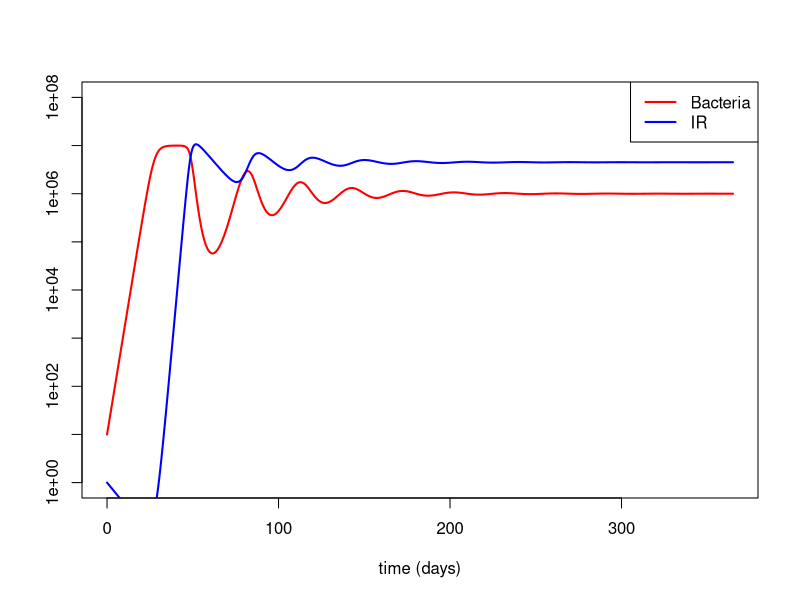
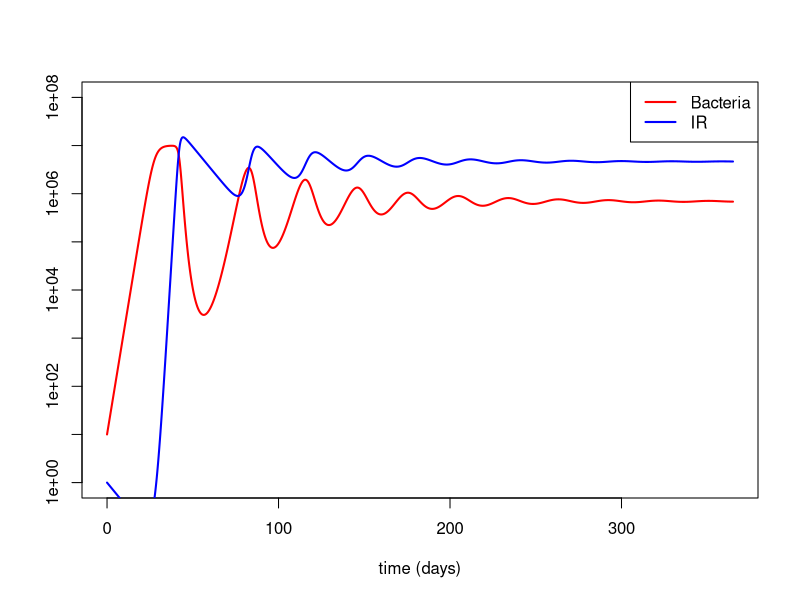
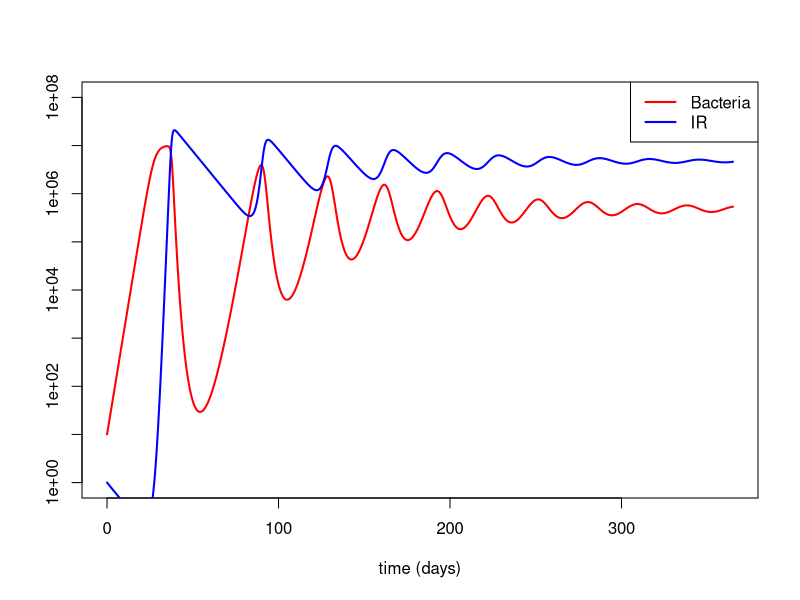
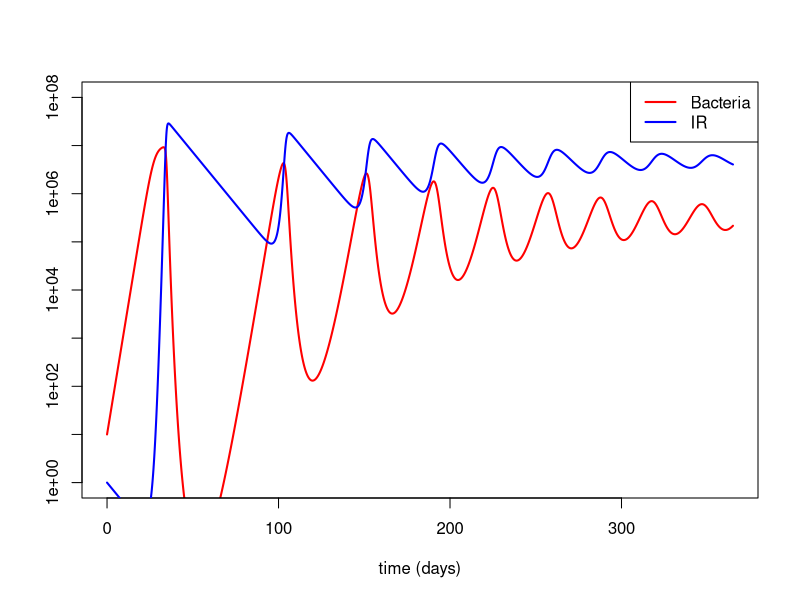
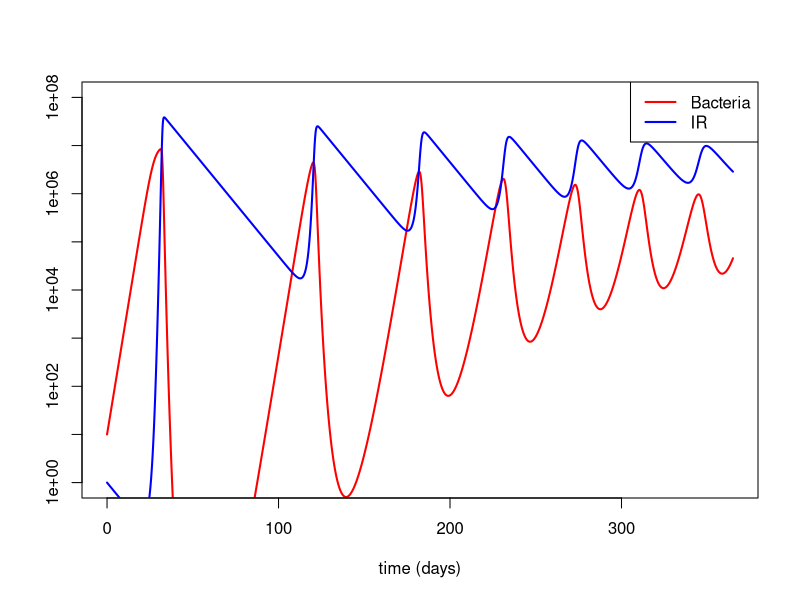
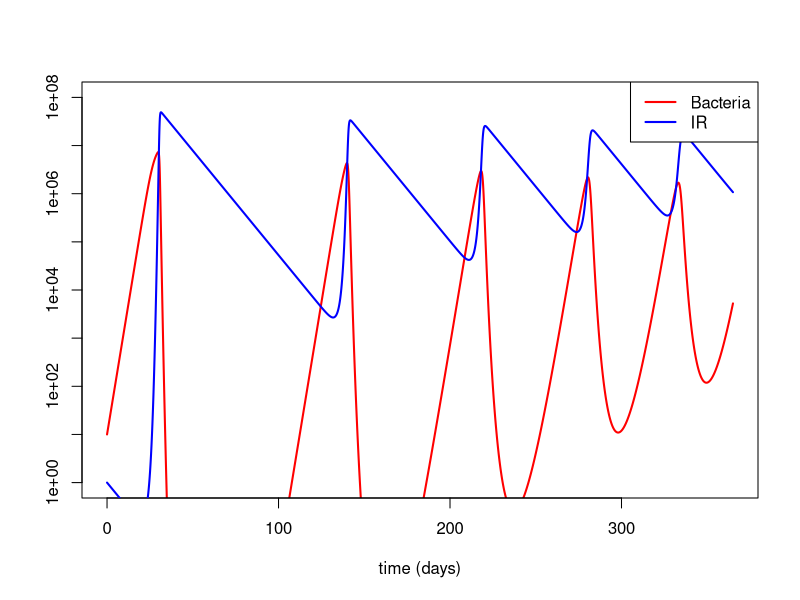
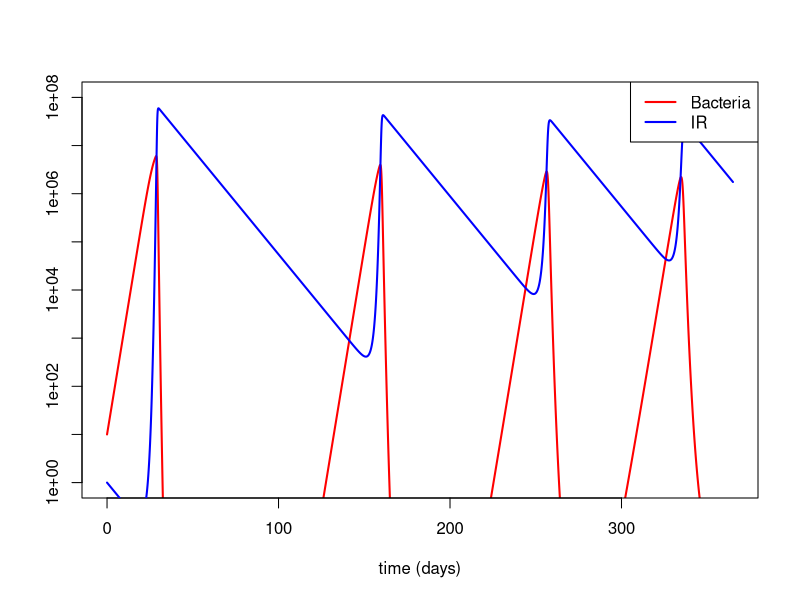
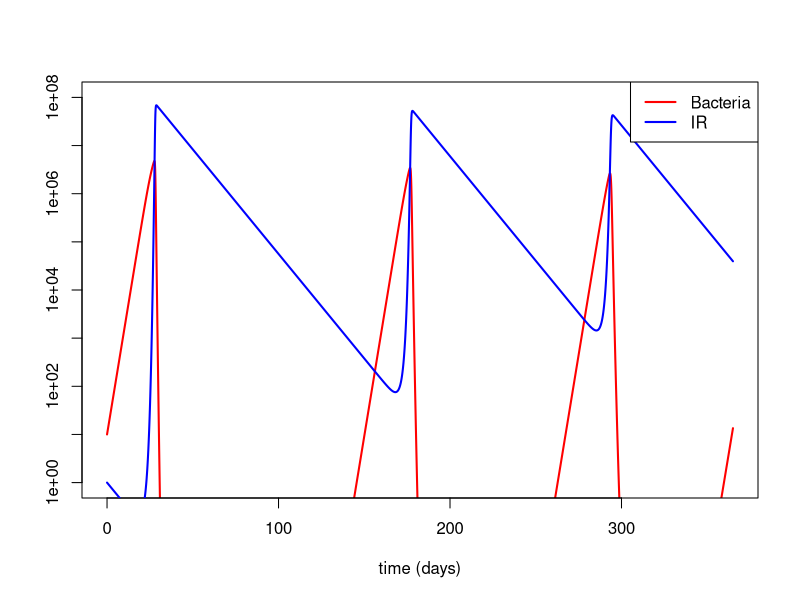

Write R code to recreate these figures, in order. (Note: this script raises an error after producing the figures.)
############################################################
#a simple model for a bacteria infection, used to illustrate model analysis
##written by Andreas Handel, ahandel@uga.edu, last change 9/18/17
############################################################
rm(list=ls()) #this clears the workspace to make sure no leftover variables are floating around. Not strictly needed
graphics.off(); #close all graphics windows 
library(deSolve)  #loads ODE solver package

#functions come first, main program below

###################################################################
#function that specificies the ode model called by lsoda (the ode solver) 
###################################################################
odeequations=function(t,y,parameters) 
{ 
  	B=y[1]; X=y[2]; #bacteria and immune response
    g=parameters[1]; Bmax=parameters[2]; k=parameters[3]; r=parameters[4]; d=parameters[5]; 
    
	  #these are the differential equations
		dBdt=g*B*(1-B/Bmax)-k*B*X;
		dXdt=r*B*X-d*X;
 
		return(list(c(dBdt,dXdt))); 

} #end function specifying the ODEs

###################################################################
#main program
###################################################################
                
B0=10; #initial number of bacteria 
X0=1; #initial level of immune response
Y0=c(B0, X0);  #combine initial conditions into a vector 
tmax=365;  #number of days
timevec=seq(0,tmax,0.05); #vector of times for which integration is evaluated 
	
#values for fixed model parameters, units are 1/days
k=1e-7; #kill rate
Bmax=1e7;  #bacteria carrying capacity
d=0.1;  #immune response death rate
g=0.5; #bacteria growth rate

samplemax=20; #number of samples/values for parameter r
rvec=10^seq(-7,-4,length=samplemax) #create values for r spaced logarithmically between 10E-7 and 10E-4

ploton=1; #set this to 1 if you want to see the time-series for every parameter sample. Leave it at zero to make the code run faster.
 
#####################

Bpeak=rep(0,samplemax); #initialize vector that will contain the solution
	
#this is the loop over samplemax samples for the parameter values
for (nsample in 1:samplemax)
{
	    print(sprintf('Starting Simulation %d of %d',nsample,samplemax));
	   
      #values for sampled parameters 
      r=rvec[nsample];
	  
      parameters=c(g,Bmax,k,r,d); #vector of parameters which is sent to the ODE function
			
	    #call ode-solver to integrate ODEs
      #see the documentation of the deSolve package to learn the difference between this solver and lsoda
	    #I'm using vode instead of lsoda since I found that lsoda occasionally failed for this problem
      odeoutput=vode(Y0,timevec,odeequations,parameters,mf=22,atol=1e-12,rtol=1e-12,hini=1e-10);
      vl=length(odeoutput[,1]);
      
      #we can plot time series every time if we want, just to watch what happens - is not necessary to do so
      if (ploton==1)
      {
        plot(odeoutput[,1],odeoutput[,2],col="red",type="l",lwd=2,log="y",xlim=c(0,tmax),ylim=c(1,1e8),xlab="time (days)",ylab="")
        lines(odeoutput[,1],odeoutput[,3],col="blue",lwd=2)
        legend("topright",c("Bacteria","IR"),col=c("red","blue"),lwd=2)
      }
            
      #record the peak value for B   
      Bpeak[nsample]=max(odeoutput[,2]);
        
 }


#produce result plot


graphics.off(); #close all graphics windows
ww=17.8/2.54; wh=1/1*ww; #size is 17.8cm, needs to be in inches
windows(width=ww, height=wh) #for windows: opens window of the specified dimensions

par(mfrow=c(1,1)) #margin at bottom, left, top, right

par(oma=c(0.2,0.2,0.2,0.2)) #outer margins
par(mar=c(0, 0, 0, 0)) #bottom, left, top, right margins
par(mai=c(0.7, 0.7, 0.1, 0.1)) #bottom, left, top, right margins


plot(rvec,Bpeak,log="xy",pch=20,col="blue",xlab="",ylab="")


mtext("IR Activation Rate",side=1,line=2.5) #x-axis - change line to move in/out
mtext("Bacteria Peak",side=2,line=2) #y-axis

dev.print(device=png,width=ww,height=wh,units="in",res=600,file="../figures/exploreexample.png")



###################################################################
#end main program
###################################################################
